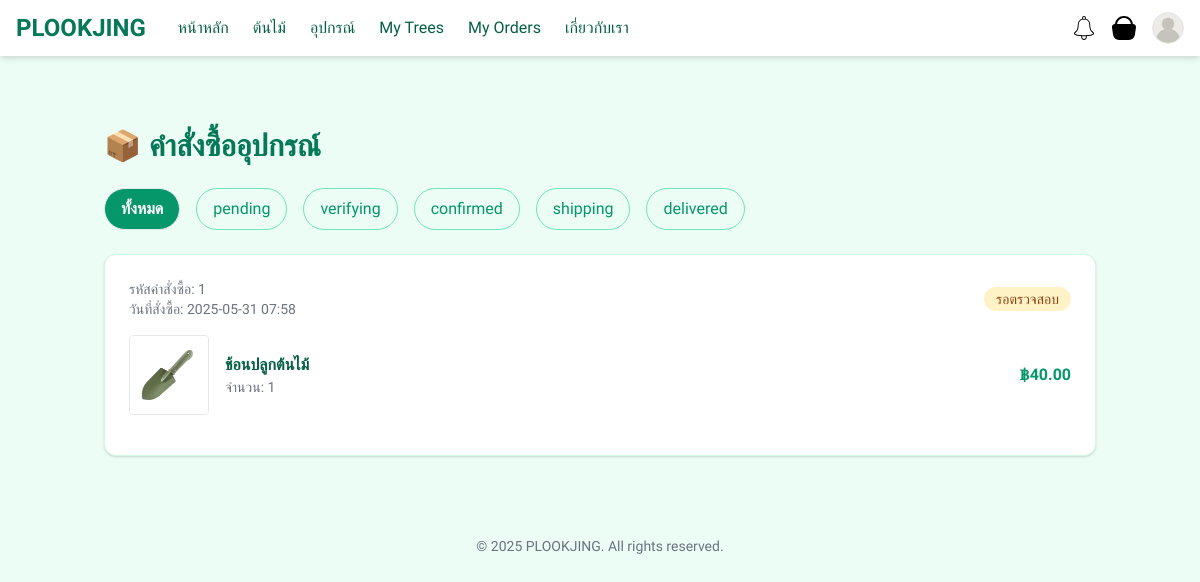
Page /my-orders/ (signed in) on the earlier database version.
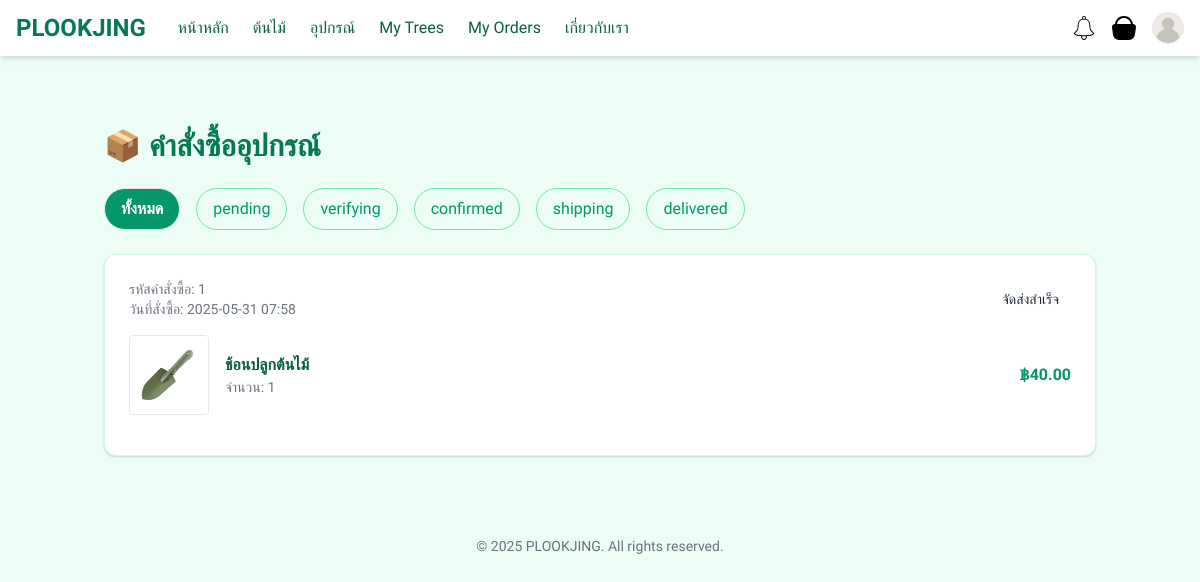
Same page on the later database version.
### myapp/models.py (models this page shows, shortened)
class UserEquipment(models.Model):
    STATUS_CHOICES = [
        ('pending', 'รอตรวจสอบ'),       # ผู้ใช้อัปโหลดสลิปแล้ว
        ('verifying', 'กำลังตรวจสอบ'),   # แอดมินกำลังตรวจสลิป
        ('confirmed', 'ยืนยันแล้ว'),     # แอดมินอนุมัติสลิป
        ('shipping', 'กำลังจัดส่ง'),     # แพ็คของ/ส่ง
        ('delivered', 'จัดส่งสำเร็จ'),   # ถึงมือแล้ว
    ]
    user = models.ForeignKey(User, on_delete=models.CASCADE)
    product_name = models.CharField(max_length=255, blank=True)
    image_url = models.URLField(blank=True)
    image = models.ImageField(upload_to='equipment/', blank=True, null=True)
    equipment = models.ForeignKey(Equipment, on_delete=models.CASCADE)
    quantity = models.PositiveIntegerField(default=1)
    address = models.CharField(max_length=255, blank=True)
    tel = models.CharField(max_length=20, blank=True)
    payment_slip = models.ImageField(upload_to='slips/', blank=True, null=True)
    updated_at = models.DateTimeField(auto_now=True)
    status = models.CharField(
        max_length=20,
        choices=STATUS_CHOICES,
        default='pending'
    )
    total_price = models.DecimalField(max_digits=10, decimal_places=2, blank=True, null=True)
    created_at = models.DateTimeField(auto_now_add=True)

class Equipment(models.Model):
    name = models.CharField(max_length=100)
    description = models.TextField(blank=True)
    price = models.DecimalField(max_digits=10, decimal_places=2)
    image = models.ImageField(upload_to='equipment/', blank=True, null=True)

### myapp/views.py (the view)
# urls.py: path('my-orders/', views.my_orders, name='my_orders'),
@login_required
def my_orders(request):
    all_orders = UserEquipment.objects.filter(
        user=request.user,
        payment_slip__isnull=False  # ✅ เฉพาะที่จ่ายเงินแล้ว (แนบสลิปแล้ว)
    ).order_by('-created_at')
    status_filter = request.GET.get('status', 'ทั้งหมด')
    if status_filter != 'ทั้งหมด':
        filtered_orders = all_orders.filter(status=status_filter)
    else:
        filtered_orders = all_orders
    status_choices = [choice[0] for choice in UserEquipment.STATUS_CHOICES]
    status_choices.insert(0, 'ทั้งหมด')
    return render(request, 'myapp/my_orders.html', {
        'orders': filtered_orders,
        'selected_status': status_filter,
        'status_choices': status_choices,
    })

### myapp/templates/myapp/my_orders.html (shortened to what this page needs)
{% extends 'base.html' %}
{% load static %}
{% block content %}
<div class="max-w-5xl mx-auto mt-10 px-4 font-prompt">
  <h1 class="text-3xl font-bold text-green-700 mb-6">📦 คำสั่งซื้ออุปกรณ์</h1>
  <div class="flex gap-4 mb-6">
    {% for status in status_choices %}
      <a href="?status={{ status }}" class="px-4 py-2 rounded-full border
         {% if selected_status == status %}
           bg-green-600 text-white font-semibold
         {% else %}
           border-green-300 text-green-600 hover:bg-green-100
         {% endif %}
       ">
        {{ status }}
      </a>
    {% endfor %}
  </div>
  {% if orders %}
    {% for order in orders %}
      <div class="bg-white shadow rounded-xl p-6 mb-6 border border-green-100">
        <div class="flex justify-between items-center mb-4">
          <div>
            <p class="text-sm text-gray-500">รหัสคำสั่งซื้อ: <span class="font-medium">{{ order.id }}</span></p>
            <p class="text-sm text-gray-500">วันที่สั่งซื้อ: {{ order.created_at|date:"Y-m-d H:i" }}</p>
          </div>
          <div>
            <span class="px-3 py-1 text-sm rounded-full
              {% if order.status == 'pending' %}
                bg-yellow-100 text-yellow-800
              {% elif order.status == 'verifying' %}
                bg-blue-100 text-blue-800
              {% elif order.status == 'confirmed' %}
                bg-green-100 text-green-800
              {% elif order.status == 'shipping' %}
                bg-indigo-100 text-indigo-800
              {% elif order.status == 'delivered' %}
                bg-emerald-100 text-emerald-800
              {% else %}
                bg-gray-200 text-gray-600
              {% endif %}
            ">
              {{ order.get_status_display }}
            </span>
          </div>
        </div>
        <div class="flex items-center gap-4 mb-4">
          {% if order.equipment.image %}
            <img src="{{ order.equipment.image.url }}" alt="{{ order.equipment.name }}" class="w-20 h-20 object-cover rounded border">
          {% else %}
            <div class="w-20 h-20 flex items-center justify-center bg-gray-100 text-gray-500 border rounded">
              No Image
            </div>
          {% endif %}
          <div class="flex-1">
            <p class="text-green-800 font-semibold">{{ order.equipment.name }}</p>
            <p class="text-gray-500 text-sm">จำนวน: {{ order.quantity }}</p>
          </div>
          <div class="text-right text-green-600 font-semibold">
            ฿{{ order.total_price|floatformat:2 }}
          </div>
        </div>
      </div>
    {% endfor %}
  {% else %}
    <p class="text-center text-gray-400 mt-10">ไม่มีคำสั่งซื้อในสถานะนี้</p>
  {% endif %}
</div>
{% endblock %}

Differences in the rows shown:
changed UserEquipment "ช้อนปลูกต้นไม้": status "รอตรวจสอบ" → "จัดส่งสำเร็จ"
